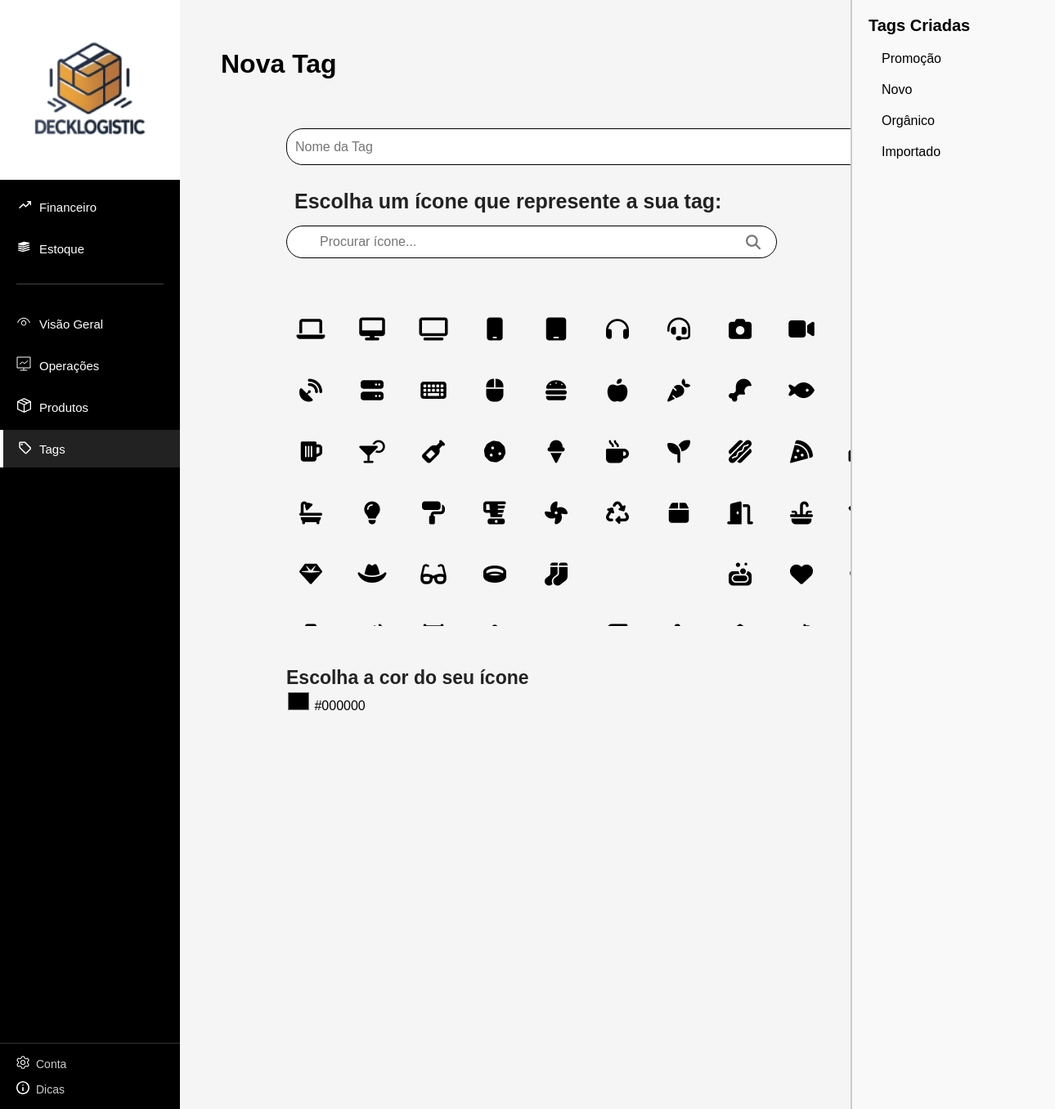
Page /Pages/dashboard/tag.php (signed in) on the committed database.
### tables this page shows
CREATE TABLE tags (
    id INT AUTO_INCREMENT PRIMARY KEY,
    loja_id INT,
    nome VARCHAR(100),
    cor VARCHAR(20),
    icone VARCHAR(100),
    criado_em TIMESTAMP DEFAULT CURRENT_TIMESTAMP,
    FOREIGN KEY (loja_id) REFERENCES lojas(id)
);

### Pages/dashboard/tag.php (the view, shortened to what this page needs)
<?php
include __DIR__ . '/../../conexao.php';
$result = $conn->query("SELECT * FROM tags ORDER BY criado_em DESC");
$tags = [];
$result = $conn->query("SELECT * FROM tags ORDER BY criado_em DESC");
if ($result) {
    while ($row = $result->fetch_assoc()) {
        $tags[] = $row;
    }
}
?>
<!DOCTYPE html>
<html lang="pt-br">
<head>
<link rel="stylesheet" href="https://cdnjs.cloudflare.com/ajax/libs/font-awesome/6.4.0/css/all.min.css">
<link rel="stylesheet" href="../../assets/tag.css">
<link rel="stylesheet" href="../../assets/sidebar.css">
</head>
<body>
<aside class="sidebar">
    <div class="logo-area">
        <img src="../../img/logoDecklogistic.webp" alt="Logo">
    </div>
    <nav class="nav-section">
        <div class="nav-menus">
            <?php $currentPage = basename($_SERVER['PHP_SELF']); ?>
       <ul class="nav-list top-section">
    <li class="<?= $currentPage=='financas.php' ? 'active' : '' ?>">
        <a href="financas.php"><span><img src="../../img/icon-finan.svg" alt="Financeiro"></span> Financeiro</a>
    </li>
    <li class="<?= $currentPage=='estoque.php' ? 'active' : '' ?>">
        <a href="estoque.php"><span><img src="../../img/icon-estoque.svg" alt="Estoque"></span> Estoque</a>
    </li>
</ul>
            <hr>
            <ul class="nav-list middle-section">
                <li><a href="visaoGeral.php"><span><img src="../../img/icon-visao.svg" alt="Visão Geral"></span> Visão Geral</a></li>
                <li><a href="operacoes.php"><span><img src="../../img/icon-operacoes.svg" alt="Operações"></span> Operações</a></li>
               <li><a href="../dashboard/tabelas/produtos.php"><span><img src="../../img/icon-produtos.svg" alt="Produtos"></span> Produtos</a></li>
              <li class="<?= $currentPage=='tag.php' ? 'active' : '' ?>">
        <a href="tag.php"><span><img src="../../img/tag.svg" alt="Tags"></span> Tags</a>
    </li>
            </ul>
        </div>
        <div class="bottom-links">
           <a href="../auth/config.php"><span><img src="../../img/icon-config.svg" alt="Conta"></span> Conta</a>
            <a href="/Pages/dicas.php"><span><img src="../../img/icon-dicas.svg" alt="Dicas"></span> Dicas</a>
        </div>
    </nav>
</aside>
<div class="main">
    <form method="POST" style="flex: 1;">
        <h1>Nova Tag</h1>
       <div class="input-wrapper">
          <input type="text" name="tag_name" placeholder="Nome da Tag" required>
          <span class="check-icon">&#10003;</span>
       </div>
        <p class="rep">Escolha um ícone que represente a sua tag:</p>
        <div class="search-wrapper">
            <input type="text" id="search" class="search" placeholder="Procurar ícone...">
        </div>
        <div class="icon-grid-wrapper">
            <div class="icon-grid" id="iconGrid">
                <?php
                foreach($icons as $class => $label) {
                    echo "<div class='icon-item' data-icon='$class' title='$label'><i class='fa-solid $class'></i></div>";
                }
                ?>
            </div>
        </div>
        <p>Escolha a cor do seu ícone</p>
        <div class="color-wrapper">
            <input type="color" name="color" id="colorPicker" value="#000000">
            <span id="colorValue">#000000</span>
        </div>
        <br>
        <button type="submit" class="pronto">Pronto</button>
    </form>
    <div class="tags-sidebar">
        <h2>Tags Criadas</h2>
        <div class="tags-list">
            <?php foreach ($tags as $tag): ?>
                <div class="tag-item" data-id="<?= $tag['id'] ?>">
                    <?= htmlspecialchars($tag['nome']) ?>
                </div>
            <?php endforeach; ?>
        </div>
    </div>
</div>
</body>
</html>

### assets/tag.css (style rules this page uses)
body { font-family: Arial, sans-serif; margin: 0; display: flex; }
.main { flex: 1; padding: 30px 30px 30px 300px; }
.icon-grid-wrapper { margin-left: 50px; max-height: 400px; overflow-y: auto; width: max-content; box-sizing: content-box; }
h1 { margin-left: -30px; margin-bottom: 60px; margin-top: 30px; }
input[type="text"], input[type="color"] { padding: 10px; font-size: 16px; width: 600px; border: 1px solid #000000; border-radius: 20px; margin-bottom: 50px; margin-left: 50px; }
input[name="tag_name"] { height: 50px; width: 600px; }
.search { padding: 8px; margin: 15px 0; width: 800px; border: 1px solid #ccc; border-radius: 8px; }
.icon-grid { display: grid; grid-template-columns: repeat(12, 60px); grid-template-rows: repeat(10, 60px); gap: 15px; margin-top: 10px; width: max-content; height: max-content; }
.icon-item { text-align: center; font-size: 28px; cursor: pointer; border: 2px solid transparent; border-radius: 8px; padding: 10px; transition: 0.2s; }
button { padding: 10px 20px; font-size: 16px; margin-top: 15px; cursor: pointer; }
p { margin-left: 50px; margin-top: 50px; font-size: 23px; color: #222; font-weight: bold; }
input[type="color"] { margin-left: 50px; width: 30px; height: 30px; padding: 0; border: none; border-radius: 8px; background: none; cursor: pointer; }
.search-wrapper { position: relative; display: inline-block; }
.search-wrapper .search { padding-left: 40px; height: 40px; box-sizing: border-box; }
.nav-list li a { display: flex; align-items: center; padding: 12px 20px; color: #fff; text-decoration: none; font-size: 15px; transition: background 0.2s; box-shadow: none; outline: none; }
.rep { margin-top: -20px; font-size: 25px; color: #222; font-weight: bold; }
.rep { margin-left: 60px; }
.pronto { margin-top: -110px; margin-left: 750px; color: white; display: flex; align-items: center; justify-content: center; gap: 10px; width: 200px; padding: 12px; border: 1px solid #ccc; border-radius: 8px; background-color: #000000; cursor: pointer; margin-bottom: 15px; }
.tags-sidebar { position: fixed; top: 0; right: 0; width: 250px; height: 100%; background: #f9f9f9; border-left: 2px solid #ccc; padding: 20px; box-sizing: border-box; overflow-y: auto; }
.tags-sidebar h2 { margin-top: 0; font-size: 20px; margin-bottom: 15px; }
.tag-item { display: flex; align-items: center; font-size: 16px; margin-bottom: 10px; padding: 5px 8px; border-radius: 6px; cursor: pointer; transition: 0.2s; }
.input-wrapper { position: relative; display: inline-block; margin-left: 50px; }
.input-wrapper input[name="tag_name"] { height: 45px; width: 800px; padding-right: 50px; box-sizing: border-box; margin-left: 0px; }
.input-wrapper .check-icon { position: absolute; right: 5px; top: 25%; transform: translateY(-50%); width: 100px; height: 30px; background-color: #000000; color: white; display: flex; align-items: center; justify-content: center; border-radius: 20px; font-size: 16px; }

### assets/sidebar.css (style rules this page uses)
* { box-sizing: border-box; margin: 0; padding: 0; }
body { font-family: Arial, sans-serif; background-color: #f5f5f5; }
.sidebar { width: 220px; height: 100vh; background-color: #000; color: #fff; display: flex; flex-direction: column; position: fixed; left: 0; top: 0; z-index: 1000; transition: all 0.3s ease-in-out; }
.logo-area { padding: 0; text-align: center; }
.logo-area img { width: 100%; height: auto; object-fit: cover; display: block; }
.nav-section { display: flex; flex-direction: column; height: 100%; }
.nav-menus { flex: 1; display: flex; flex-direction: column; justify-content: flex-start; }
.nav-list { list-style: none; margin-top: 10px; }
.nav-list li { margin-bottom: 5px; }
.nav-list li a { display: flex; align-items: center; padding: 12px 20px; color: #fff; text-decoration: none; font-size: 15px; transition: background 0.2s; }
.nav-list li a span { margin-right: 10px; font-size: 16px; }
.nav-list li a span img { width: 18px; height: 18px; object-fit: contain; }
.nav-list li.active a { background-color: #222; border-left: 4px solid #fff; padding-left: 16px; }
hr { border: none; height: 1px; background-color: #444; margin: 15px 20px; }
.bottom-links { padding: 15px 20px; border-top: 1px solid #333; display: flex; flex-direction: column; gap: 12px; }
.bottom-links a { color: #ccc; text-decoration: none; font-size: 14px; display: flex; align-items: center; transition: color 0.2s; }
.bottom-links a span { margin-right: 8px; }
.bottom-links a span img { width: 16px; height: 16px; object-fit: contain; }

### rows in the picture
tags: nome "Promoção"
tags: nome "Novo"
tags: nome "Orgânico"
tags: nome "Importado"
